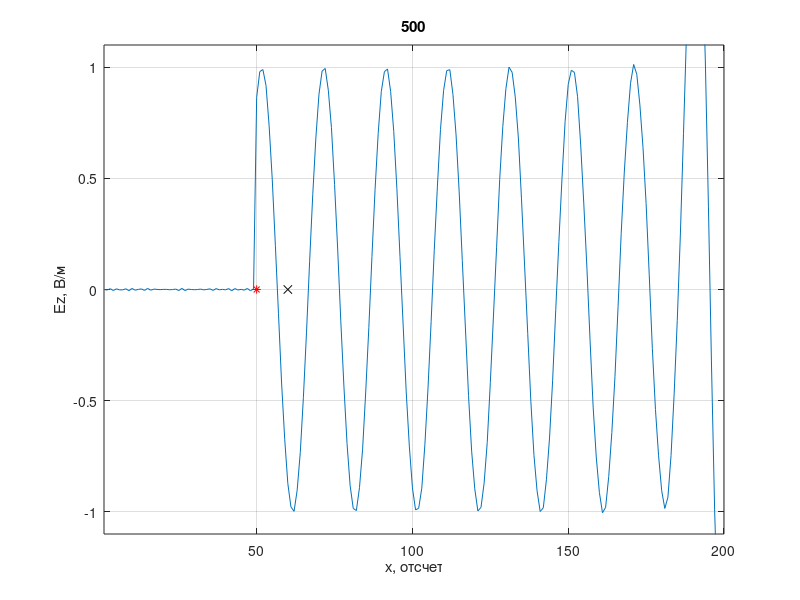
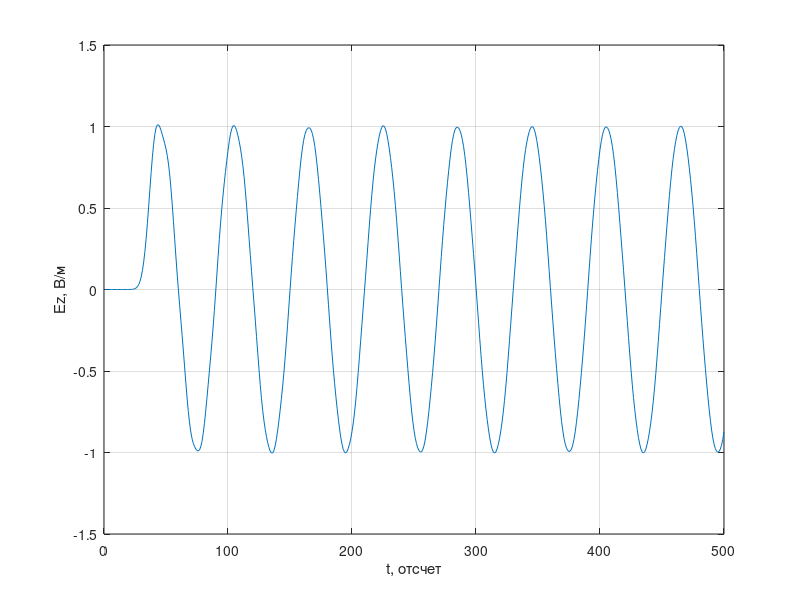

Reproduce these figures in MATLAB, in order.
%% Одномерный FDTD. Версия 1.3.1
% Гауссов импульс распространяется в одну сторону (TFSF boundary)
% Источник находится в диэлектрике
clear

% Волновое сопротивление свободного пространства
W0 = 120 * pi;

% Число Куранта
Sc = 1;

% Время расчета в отсчетах
maxTime = 500;

% Размер области моделирования в отсчетах
maxSize = 200;

Ez = zeros (1, maxSize);
Hy = zeros (1, maxSize);

eps = ones (size (Ez));
eps(1: end) = 9.0;

mu = ones (size (Ez));
%mu(1: end) = 4.0;

% Положение датчика, регистрирующего поля
probePos = 60;

% Положение источника возбуждения
sourcePos = 50;

% Параметры гармонического сигнала
Nl = 60;
phi_0 = -2 * pi / Nl;
%phi_0 = 0;

% Поле, зарегистрированное в датчике в зависимости от времени
probeTimeEz = zeros (1, maxTime);

figure

for t = 1: maxTime
    % Расчет компоненты поля H
    for m = 1: maxSize - 1
        % До этой строки Hy(n) хранит значение компоненты Hy
        % за предыдущий момент времени
        Hy(m) = Hy(m) + (Ez(m + 1) - Ez(m)) / (W0 * mu(m)) * Sc;
    end
    
    % Источник возбуждения с использованием метода 
    % Total Field / Scattered Field
    Hy(sourcePos - 1) = Hy(sourcePos - 1) - ...
        Sc / (W0 * mu(sourcePos - 1)) * ...
        sin(2 * pi * t * Sc / Nl + phi_0);
    
    % Расчет компоненты поля E
    for m = 2: maxSize
        % До этой строки Ez(n) хранит значение компоненты EzS
        % за предыдущий момент времени
        Ez(m) = Ez(m) + (Hy(m) - Hy(m - 1)) * (W0 / eps(m)) * Sc;
    end

    % Источник возбуждения с использованием метода 
    % Total Field / Scattered Field
    Ez(sourcePos) = Ez(sourcePos) + ...
      Sc / (sqrt(eps(sourcePos) * mu(sourcePos))) *...
      sin(2 * pi / Nl * ((t + 0.5) * Sc - (-0.5 * sqrt(eps(sourcePos) * mu(sourcePos)))) + phi_0);
    
    % Регистрация поля в точке
    probeTimeEz(t) = Ez(probePos);
    
    plot (Ez);
    xlim ([1, maxSize]);
    ylim ([-1.1, 1.1]);
    xlabel ('x, отсчет')
    ylabel ('Ez, В/м')
    title (sprintf('%d', t))
    grid on
    hold on
    plot (probePos, 0, 'xk');
    plot (sourcePos, 0, '*r');
    hold off
    pause (0.03)
end

figure
plot (probeTimeEz)
xlabel ('t, отсчет')
ylabel ('Ez, В/м')
grid on